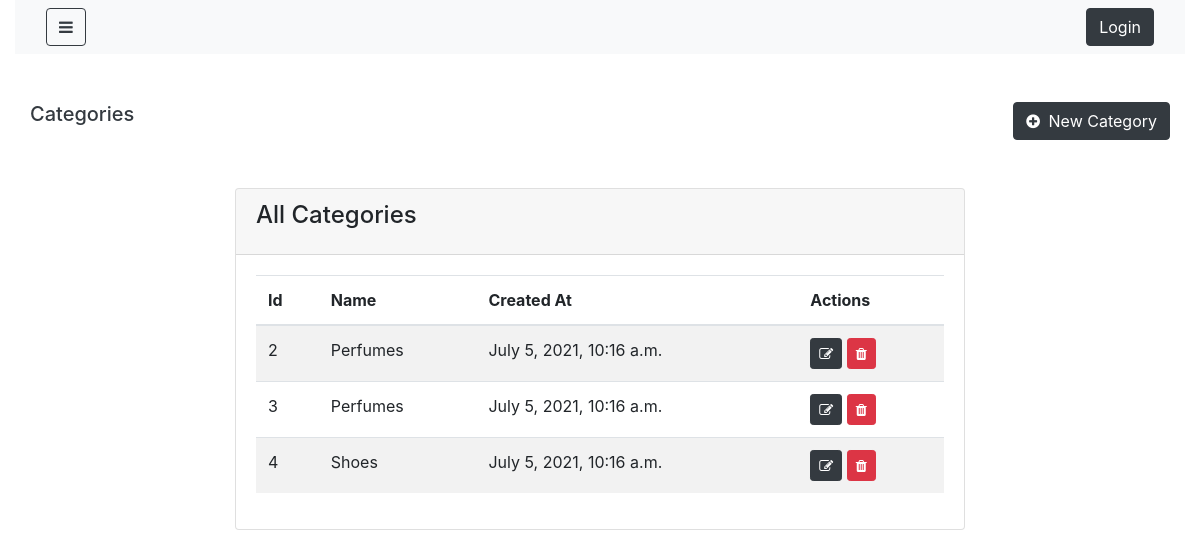
The page /categories on the database as committed earlier.
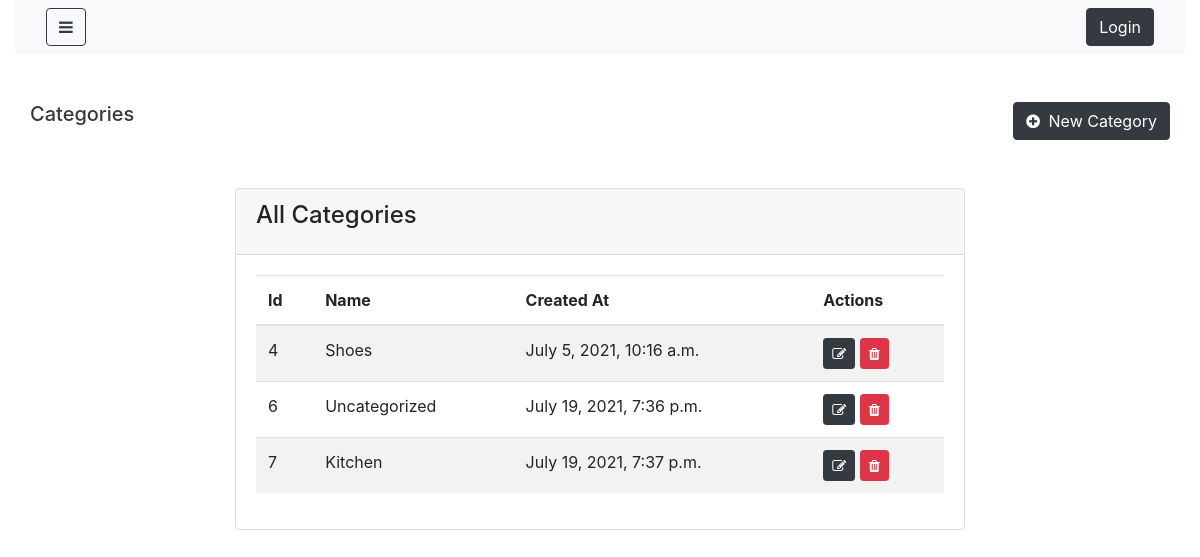
The same page on the database as committed later.
### shop/models.py (models this page shows, shortened)
class Category(models.Model):
    name= models.CharField(blank=False, null=False,max_length=50)
    parent_id=models.ForeignKey('Category', null=True, blank=True,on_delete=models.CASCADE)
    created_at=models.DateTimeField(auto_now_add=True)
    updated_at=models.DateTimeField(auto_now=True)

### shop/views.py (the view)
# urls.py: path('categories',CategoryList.as_view(), name='categories'),
class CategoryList(ListView):
    login_required=True
    model=Category
    template_name= 'shop/admin/category_list.html'

### shop/templates/shop/admin/category_list.html (shortened to what this page needs)
{% extends 'shop/admin/layouts/admin_master.html' %}
{% block content %}
<div class="container">
    <div class="row my-5">
        <h5 class="text-dark">Categories</h5>
        <a href="{% url 'category_create' %}" class="btn btn-dark ml-auto">
            <i class="fa fa-plus-circle mr-1" aria-hidden="true"></i> New Category
        </a>
    </div>
    <div class="row justify-content-center my-5">
        <div class="col-lg-8">
            <div class="card">
                <div class="card-header">
                    <h4 class="card-title">All Categories</h4>
                </div>
                <div class="card-body">
                    <table class="table table-striped table-hover">
                        <thead>
                            <tr>
                                <th>Id</th>
                                <th>Name</th>
                                <th>Created At</th>
                                <th>Actions</th>
                            </tr>
                        </thead>
                        <tbody>
                            {% for object in object_list %}
                                <tr id="category_id_{{object.id}}">
                                    <td>{{object.id}}</td>
                                    <td>{{object.name}}</td>
                                    <td>{{object.created_at}}</td>
                                    <td>
                                        <a href="{% url 'category_update' object.id %}" class="btn btn-dark btn-sm">
                                            <i class="fa fa-edit"></i>
                                        </a>
                                        <button onclick="deleteCategory(
                                            '{{object.id}}'
                                        )" class="btn btn-danger btn-sm">
                                            <i class="fa fa-trash"></i>
                                    </td>
                                </tr>
                            {% endfor %}
                        </tbody>
                    </table>
                </div>
            </div>
        </div>
    </div>
</div>
{% endblock %}

Rows that differ between the two databases and show on the page:
removed Category: id "2", name "Perfumes", created_at "July 5, 2021, 10:16 a.m."
removed Category: id "3", name "Perfumes", created_at "July 5, 2021, 10:16 a.m."
added Category: id "6", name "Uncategorized", created_at "July 19, 2021, 7:36 p.m."
added Category: id "7", name "Kitchen", created_at "July 19, 2021, 7:37 p.m."
